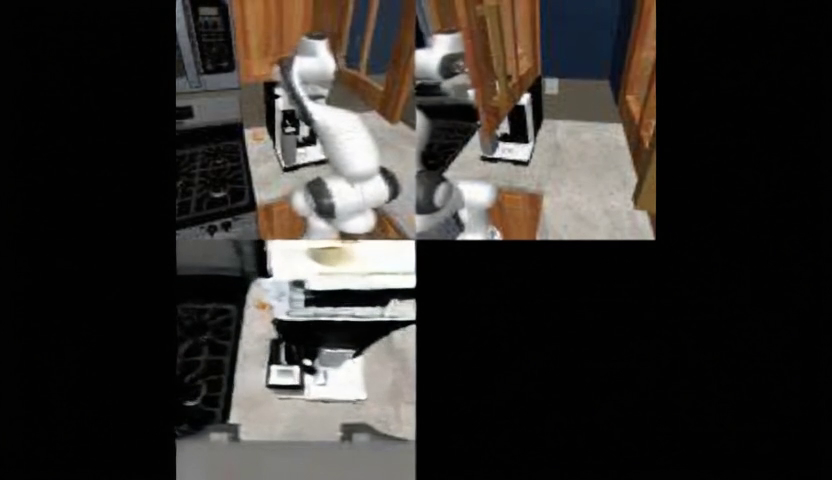
#> input picture frame 9 of output/generated_video_robocasa_model_retrained_4views_PnPpickhotdog_0_8000.mp4, 832 x 480 px
$ python detect.py
#> lines starting #> are read from the running program, lines starting #| are printed output that depends on the picture; after the words box and inside, x2 and y2 are one past the last pixel; in counts of white or black regions, pixels touching at a corner belong together
import cv2
import numpy as np

def get_crop_coordinates(video_path):
    cap = cv2.VideoCapture(video_path)
    ret, frame = cap.read()
#> frame is the input picture: shape (480, 832, 3); mean B, G, R 44, 47.1, 50.5
    cap.release()

    if not ret:
        print("Could not read video.")
        return

    # Convert to gray and threshold to find the "real" content
    gray = cv2.cvtColor(frame, cv2.COLOR_BGR2GRAY)
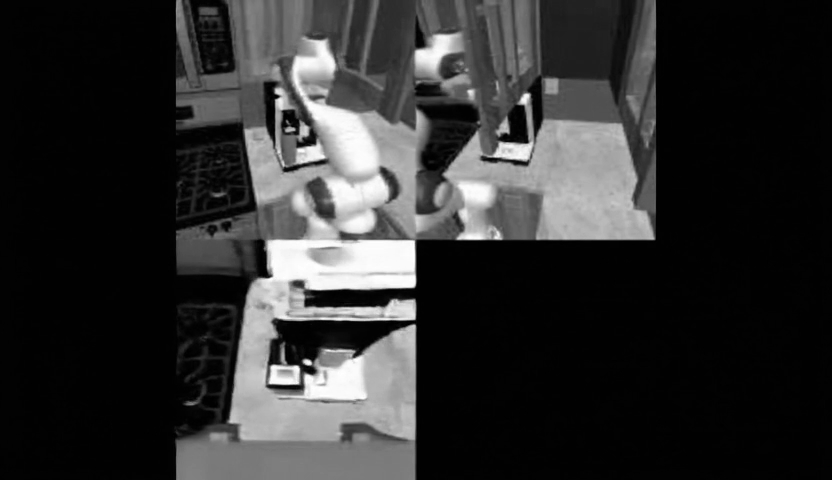
#> gray: shape (480, 832); min 0, max 255, mean 47.8
    _, thresh = cv2.threshold(gray, 5, 255, cv2.THRESH_BINARY) # Higher threshold to ignore noise
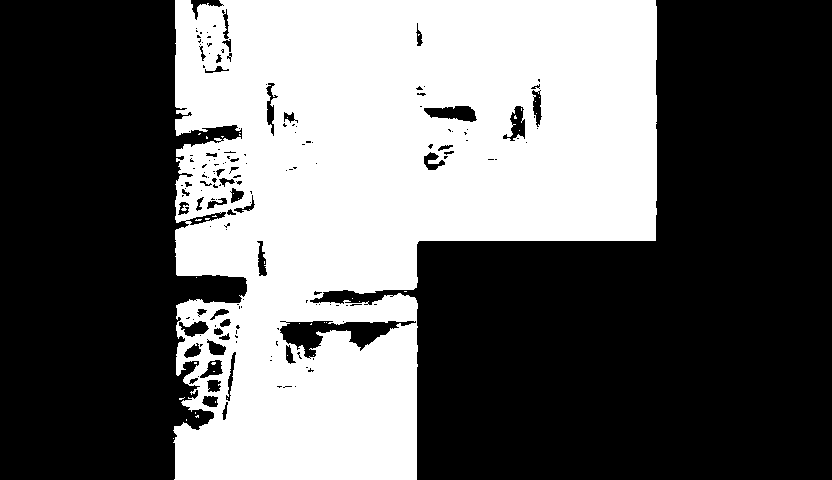
#> thresh: shape (480, 832); 40.3% white; 40 white regions (39 under 20 px), largest, box (x1, y1, x2, y2) and area: (173, 0, 657, 480) 160861
    coords = cv2.findNonZero(thresh)
#> coords = contour of 160989 points, box (x1, y1, x2, y2) (173, 0, 657, 480), area 30375

    if coords is not None:
        x, y, w, h = cv2.boundingRect(coords)
#> x = 173; y = 0; w = 484; h = 480
        print("-" * 30)
        print(f"DETECTION RESULTS:")
        print(f"X (Left edge): {x}")
#| X (Left edge): 173
        print(f"Y (Top edge):  {y}")
#| Y (Top edge):  0
        print(f"Width:         {w}")
#| Width:         484
        print(f"Height:        {h}")
#| Height:        480
        print("-" * 30)
        return x, y, w, h
    else:
        print("No content detected!")

# Run this once to see your variables
get_crop_coordinates('output/generated_video_robocasa_model_retrained_4views_PnPpickhotdog_0_8000.mp4')

$ run again, starting later in the video
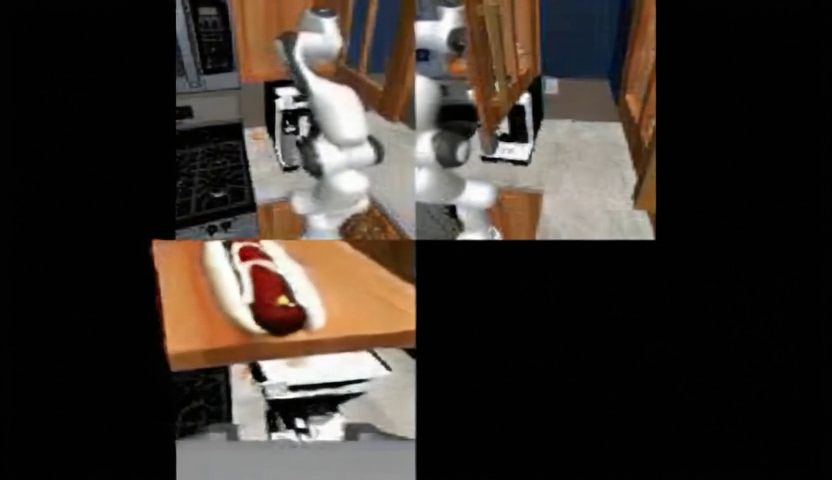
#> input picture frame 41 of output/generated_video_robocasa_model_retrained_4views_PnPpickhotdog_0_8000.mp4, 832 x 480 px
#> in get_crop_coordinates, frame is the input picture: shape (480, 832, 3); mean B, G, R 43.8, 49.6, 57
#> in get_crop_coordinates, `gray = cv2.cvtColor(frame, cv2.COLOR_BGR2GRAY)`:
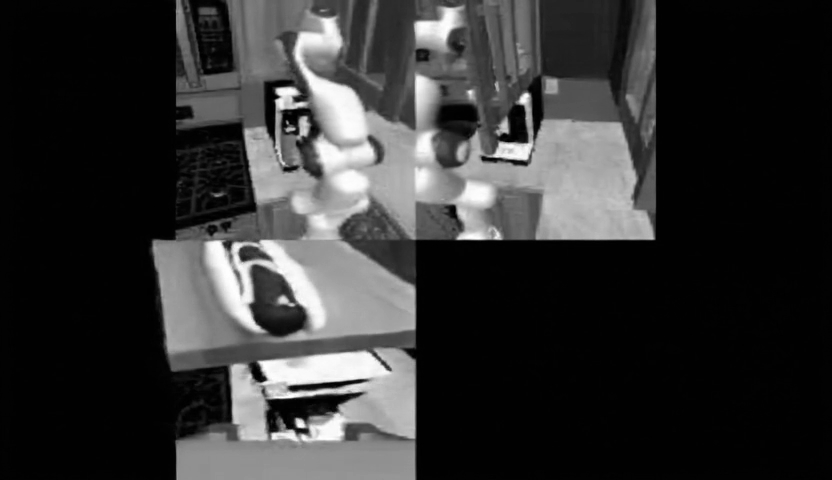
#> gray: shape (480, 832); min 0, max 255, mean 51.1
#> in get_crop_coordinates, `_, thresh = cv2.threshold(gray, 5, 255, cv2.THRESH_BINARY)`:
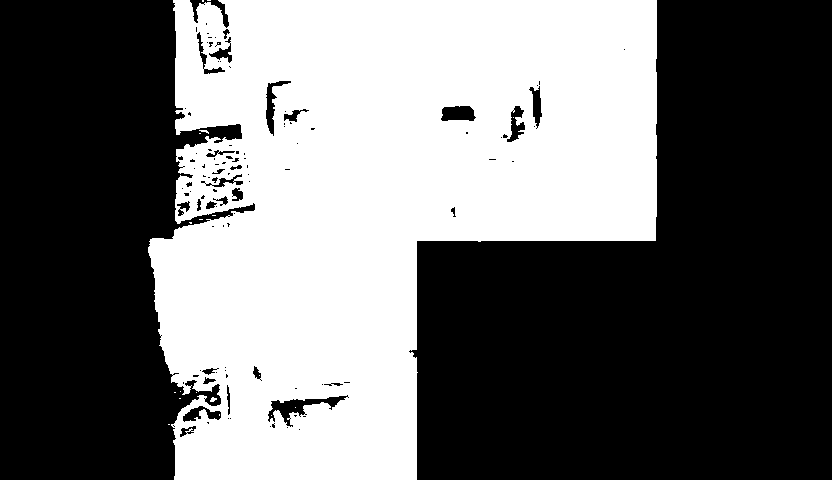
#> thresh: shape (480, 832); 42.4% white; 20 white regions (18 under 20 px), largest, box (x1, y1, x2, y2) and area: (148, 0, 657, 480) 169388, (210, 397, 217, 402) 23
#> coords = contour of 169468 points, box (x1, y1, x2, y2) (148, 0, 657, 480), area 28595
#> x = 148; y = 0; w = 509; h = 480
#| X (Left edge): 148
#| Y (Top edge):  0
#| Width:         509
#| Height:        480
